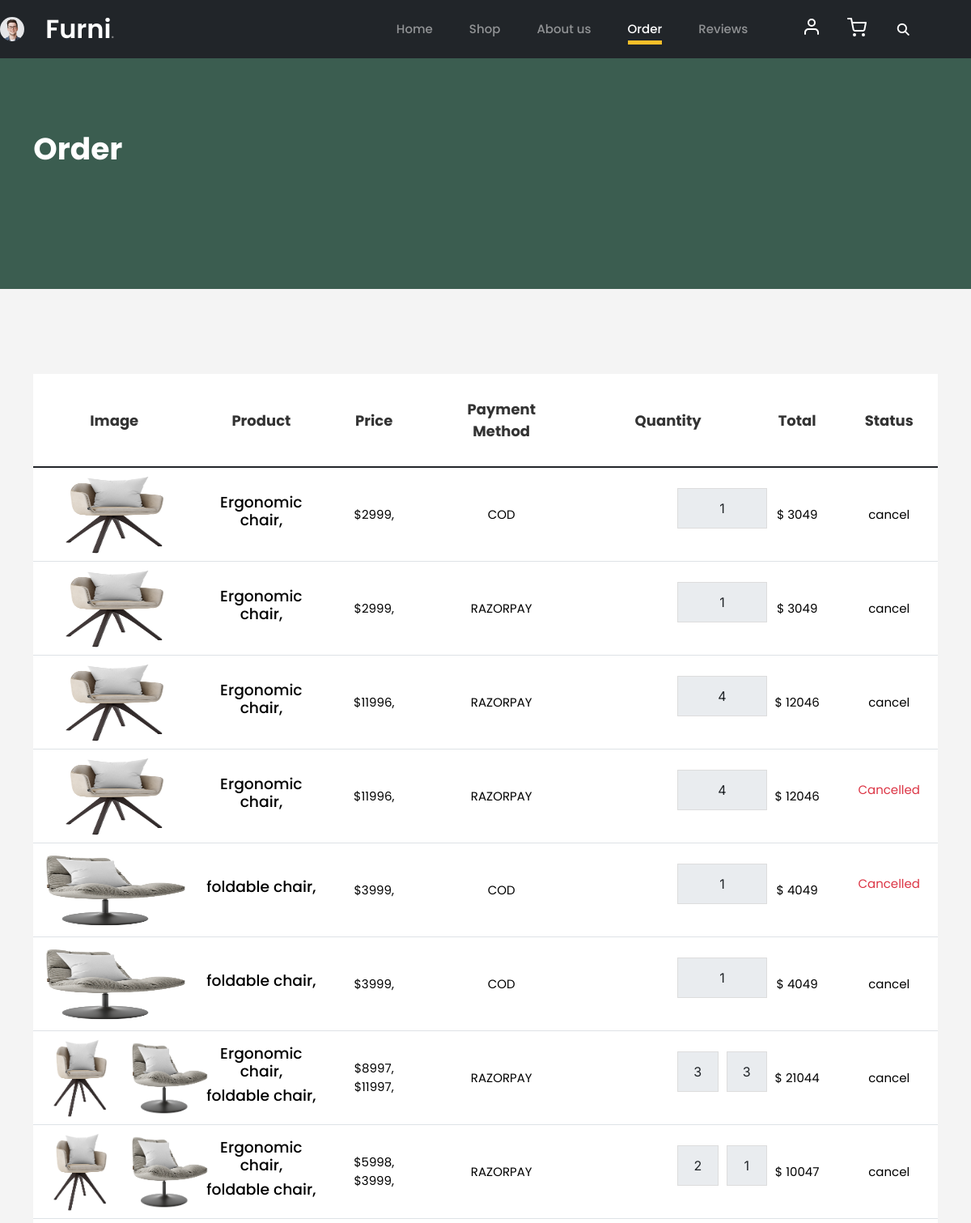
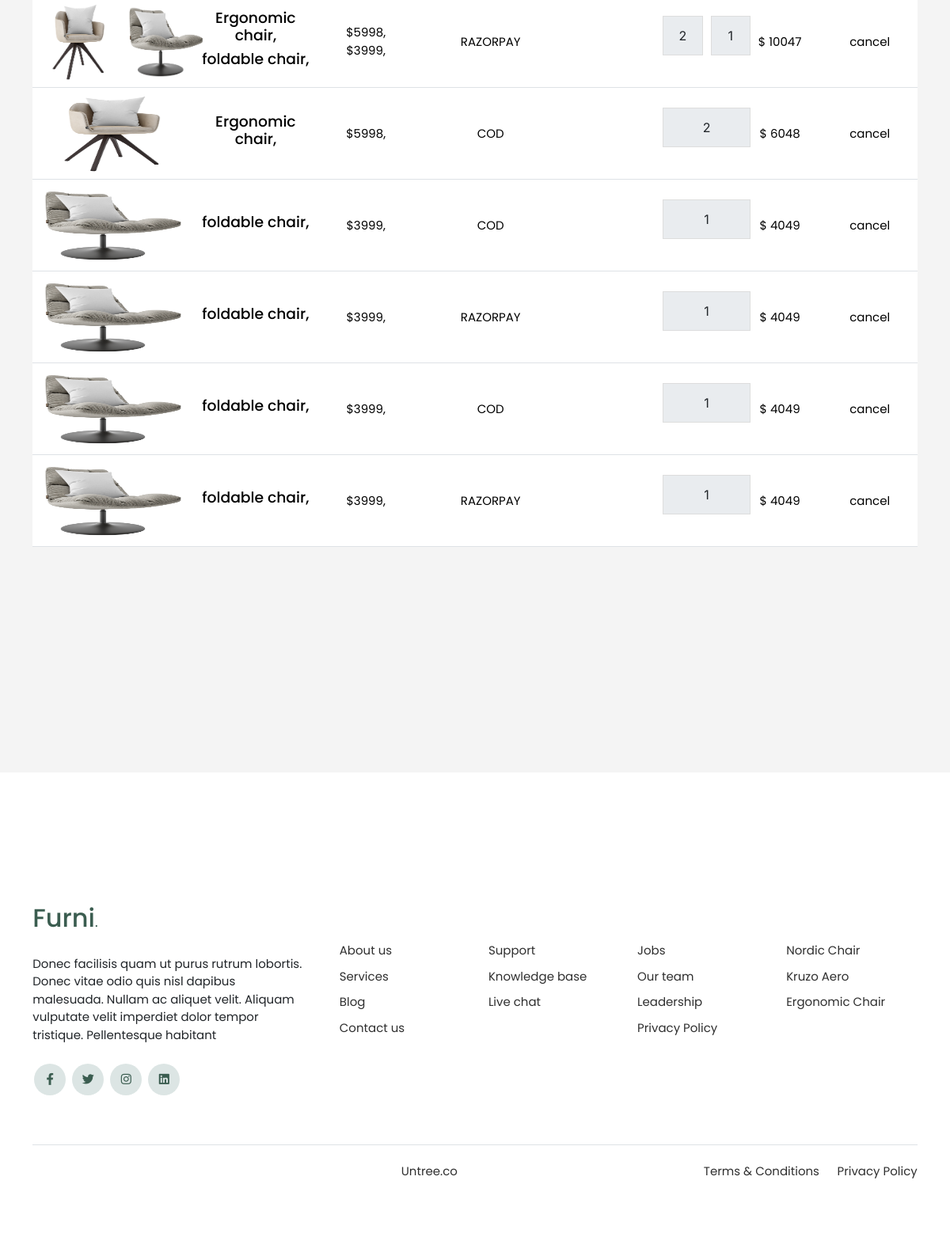
The page /order/ (signed in) on the database its author committed (2 pictures, top to bottom).
### ecomapp/models.py (models this page shows, shortened)
class CustomUser(AbstractUser):
    is_seller=models.BooleanField(default=False)
    is_customer=models.BooleanField(default=False)

class Customer(models.Model):
    user=models.OneToOneField('CustomUser',on_delete=models.CASCADE,related_name='customer')
    Name=models.CharField(max_length=100)
    Age=models.IntegerField()
    Phone=models.IntegerField()
    Email=models.EmailField(max_length=100)
    Image = models.ImageField(upload_to='customer/', blank=True, null=True)

class OrderItem(models.Model):
    order = models.ForeignKey(Order, on_delete=models.CASCADE,related_name='orderitem')
    product = models.ForeignKey(Product, on_delete=models.CASCADE)
    quantity = models.IntegerField()
    totalprice=models.PositiveIntegerField()

class Product(models.Model):
    seller=models.ForeignKey(Sellerdetails,on_delete=models.CASCADE)
    category = models.ForeignKey(Category, on_delete=models.CASCADE)
    name = models.CharField(max_length=255)
    description = models.TextField(blank=True, null=True)
    price = models.DecimalField(max_digits=10, decimal_places=2)
    stock = models.IntegerField(default=0)
    is_sale=models.BooleanField(default=False)
    sale_price=models.DecimalField(max_digits=10, decimal_places=2 ,null=True,blank=True)
    image = models.ImageField(upload_to='products/', blank=True, null=True)

class Order(models.Model):
    STATUS_CHOICES = [
        ('Pending', 'Pending'),
        ('Orderplaced', 'Orderplaced'),
        ('Shipped', 'Shipped'),
        ('Delivered', 'Delivered'),
        ('Cancelled', 'Cancelled'),
    ]
    user = models.ForeignKey('CustomUser', on_delete=models.CASCADE, related_name='order')
    shipping_address=models.TextField()
    post=models.CharField(max_length=50)
    pincode= models.IntegerField()
    district=models.CharField(max_length=100)
    ordered_at = models.DateTimeField(auto_now_add=True)
    status = models.CharField(max_length=30, choices=STATUS_CHOICES, default='Pending')
    grand_total=models.PositiveIntegerField()
    is_paid=models.BooleanField(default=False)
    is_cod=models.BooleanField(default=False)
    is_cancelled=models.BooleanField(default=False)
    is_shipped=models.BooleanField(default=False)
    is_delivered=models.BooleanField(default=False)

### ecomapp/views.py (the view)
# urls.py: path('order/', views.order, name='order'),
@login_required(login_url='register_customer')
def order(req):
    data=Order.objects.filter(user=req.user)
    return render(req,'order.html',{'data':data})

### templates/order.html (shortened to what this page needs)
{% extends 'base.html' %}
{% load static %}
{% block content %}
		<div class="hero">
			<div class="container">
				<div class="row justify-content-between">
					<div class="col-lg-5">
						<div class="intro-excerpt">
							<h1>Order</h1>
						</div>
					</div>
					<div class="col-lg-7">
					</div>
				</div>
			</div>
		</div>
	<div class="untree_co-section before-footer-section">
		<div class="container">
		  <div class="row mb-5">
			<form class="col-md-12" method="post">
			  <div class="site-blocks-table">
				<table class="table">
				  <thead>
					<tr>
					  <th class="product-thumbnail">Image</th>
					  <th class="product-name">Product</th>
					  <th class="product-price">Price</th>
					  <th class="product-price">Payment Method</th>
					  <th class="product-quantity">Quantity</th>
					  <th class="product-total">Total</th>
					  <th class="product-total">Status</th>
					</tr>
				  </thead>
				  <tbody>
					{% for i in data reversed %}
					<tr>
					  <td class="product-thumbnail">
						<div style="display: flex; align-items: center; gap: 10px;">
							{% for j in i.orderitem.all %}
							<img src="{{ j.product.image.url }}" width="100px" height="100px" alt="" class="">
							{% endfor %}
						</div>
					  </td>
					  <td class="product-name">
						{% for j in i.orderitem.all  %}
						<div >
							<h5 class="">{{j.product.name}}, </h5>
						</div>
						{% endfor %}
					  </td>
					  <td>
						{% for j in i.orderitem.all  %}
							$<span id="price">{{j.totalprice}},</span>
						{% endfor %}
					</td>
					<td>
						{% if i.is_cod %}
							<span>COD</span>
							{% else %}
							<span>RAZORPAY</span>
						{% endif %}
					</td>
					  <td>
						  <div class="input-group mb-3 d-flex align-items-center quantity-container" style="max-width: 120px; margin-left: 100px;">
							{% for j in i.orderitem.all  %}
							<input type="text" id="numberInput"  class="form-control text-center quantity-amount" value="{{j.quantity}}" placeholder="" aria-label="Example text with button addon" aria-describedby="button-addon1" readonly style="margin-left: 10px;">
							{% endfor %}
						  </div>
					  </td>
					  <td>$
						<span id="price">{{i.grand_total}} </span>
					  </td>
					  {% if i.is_cancelled %}
					  <td>
						<p class="text-danger">Cancelled</p>
					  </td>
					  {% else %}
					  <td>
						<a href="{% url 'cancel_order' i.id %}" class="btn btn-danger" style="text-decoration: none;">cancel</a>
					  </td>
					  {% endif %}
					</tr>
					{% endfor %}
				  </tbody>
				</table>
			  </div>
			</form>
		  </div>
		  <div class="row">
			<div class="col-md-6">
			</div>
			  </div>
			</div>
		  </div>
{% endblock %}

### templates/base.html (shortened to what this page needs)
{% load static %}
<!doctype html>
<html lang="en">
<head>
  <link rel="stylesheet" href="{% static 'assets2/style.css' %}">
		<link href="{% static 'assets1/css/bootstrap.min.css' %}" rel="stylesheet">
		<link href="{% static 'assets1/https://cdnjs.cloudflare.com/ajax/libs/font-awesome/6.0.0-beta3/css/all.min.css' %}" rel="stylesheet">
		<link href="{% static 'assets1/css/tiny-slider.css' %}" rel="stylesheet">
		<link href="{% static 'assets1/css/style.css' %}" rel="stylesheet">
		 <link rel="stylesheet" href="{% static 'assets2/https://cdn.jsdelivr.net/npm/bootstrap@4.0.0/dist/css/bootstrap.min.css' %}">
		 <link href="{% static 'assets2/https://unpkg.com/boxicons@2.1.2/css/boxicons.min.css' %}" rel='stylesheet'>
		  <link rel="stylesheet" href="{% static 'assets3/style.css' %}">
		  <link rel="stylesheet" href="https://cdnjs.cloudflare.com/ajax/libs/font-awesome/6.4.0/css/all.min.css">
	</head>
	<body>
		<nav class="custom-navbar navbar navbar navbar-expand-md navbar-dark bg-dark" arial-label="Furni navigation bar">
				<a class="nav-link" href="{% url 'userprofile' %}">
				<img class="rounded-circle" style="width: 30px;"  src="{{user.customer.Image.url}}">
				</a>
			<div class="container " style="padding-left: -10px;">
				<a class="navbar-brand" href="">Furni<span>.</span></a>
				<div class="collapse navbar-collapse" id="navbarsFurni">
					<ul class="custom-navbar-nav navbar-nav ms-auto mb-2 mb-md-0">
						<li class="nav-item" id="home">
							<a class="nav-link" href="{% url 'index' %}">Home</a>
						</li>
						<li id="shop"><a class="nav-link"  href="{% url 'shop' %}">Shop</a></li>
						<li id="about"><a class="nav-link"  href="about.html">About us</a></li>
						<li id="order"><a class="nav-link"  href="{% url 'order' %}">Order</a></li>
						<li id="blog"><a class="nav-link"  href="{% url 'blog' %}">Reviews</a></li>
					</ul>
					<ul class="custom-navbar-cta navbar-nav mb-2 mb-md-0 ms-5">
						<li><a class="nav-link" href="{% url 'register_customer' %}"><img src=" {% static 'assets1/images/user.svg' %} "></a></li>
						<li><a class="nav-link" href="{% url 'cart' %}"><img src="{% static 'assets1/images/cart.svg' %}"></a></li>
						<li><i onclick="changeSearch()" class="fa fa-search" style="display: flex;margin-left: 30px;margin-top: 15px;color: white;width: 65px;height: 30px;" ></i></li>
					</ul>
				</div>
			</div>
		</nav>
        {% block content %}
        {% endblock %}
		<footer class="footer-section">
			<div class="container relative">
				<div class="row">
					<div class="col-lg-8">
					</div>
				</div>
				<div class="row g-5 mb-5">
					<div class="col-lg-4">
						<div class="mb-4 footer-logo-wrap"><a href="#" class="footer-logo">Furni<span>.</span></a></div>
						<p class="mb-4">Donec facilisis quam ut purus rutrum lobortis. Donec vitae odio quis nisl dapibus malesuada. Nullam ac aliquet velit. Aliquam vulputate velit imperdiet dolor tempor tristique. Pellentesque habitant</p>
						<ul class="list-unstyled custom-social">
							<li><a href="#"><span class="fa fa-brands fa-facebook-f"></span></a></li>
							<li><a href="#"><span class="fa fa-brands fa-twitter"></span></a></li>
							<li><a href="#"><span class="fa fa-brands fa-instagram"></span></a></li>
							<li><a href="#"><span class="fa fa-brands fa-linkedin"></span></a></li>
						</ul>
					</div>
					<div class="col-lg-8">
						<div class="row links-wrap">
							<div class="col-6 col-sm-6 col-md-3">
								<ul class="list-unstyled">
									<li><a href="#">About us</a></li>
									<li><a href="#">Services</a></li>
									<li><a href="#">Blog</a></li>
									<li><a href="#">Contact us</a></li>
								</ul>
							</div>
							<div class="col-6 col-sm-6 col-md-3">
								<ul class="list-unstyled">
									<li><a href="#">Support</a></li>
									<li><a href="#">Knowledge base</a></li>
									<li><a href="#">Live chat</a></li>
								</ul>
							</div>
							<div class="col-6 col-sm-6 col-md-3">
								<ul class="list-unstyled">
									<li><a href="#">Jobs</a></li>
									<li><a href="#">Our team</a></li>
									<li><a href="#">Leadership</a></li>
									<li><a href="#">Privacy Policy</a></li>
								</ul>
							</div>
							<div class="col-6 col-sm-6 col-md-3">
								<ul class="list-unstyled">
									<li><a href="#">Nordic Chair</a></li>
									<li><a href="#">Kruzo Aero</a></li>
									<li><a href="#">Ergonomic Chair</a></li>
								</ul>
							</div>
						</div>
					</div>
				</div>
				<div class="border-top copyright">
					<div class="row pt-4">
						<div class="col-lg-6">
							<p class="mb-2 text-center text-lg-start"> <a href="https://untree.co">Untree.co</a>
            </p>
						</div>
						<div class="col-lg-6 text-center text-lg-end">
							<ul class="list-unstyled d-inline-flex ms-auto">
								<li class="me-4"><a href="#">Terms &amp; Conditions</a></li>
								<li><a href="#">Privacy Policy</a></li>
							</ul>
						</div>
					</div>
				</div>
			</div>
		</footer>
	</body>
</html>

### static/assets2/style.css (style rules this page uses)
* { margin: 0; padding: 0; }
.copyright { color: white; margin-top: 20px; }

### static/assets1/css/style.css (style rules this page uses)
body { overflow-x: hidden; position: relative; }
body { font-family: "Inter", sans-serif; font-weight: 400; line-height: 28px; color: #6a6a6a; font-size: 14px; background-color: #eff2f1; }
a { text-decoration: none; -webkit-transition: .3s all ease; -o-transition: .3s all ease; transition: .3s all ease; color: #2f2f2f; text-decoration: underline; }
.custom-navbar { background: #3b5d50 !important; padding-top: 20px; padding-bottom: 20px; }
.custom-navbar .navbar-brand { font-size: 32px; font-weight: 600; }
.custom-navbar .navbar-brand > span { opacity: .4; }
@media (min-width: 992px) { .custom-navbar .custom-navbar-nav li { margin-left: 15px; margin-right: 15px; } }
.custom-navbar .custom-navbar-nav li a { font-weight: 500; color: #ffffff !important; opacity: .5; -webkit-transition: .3s all ease; -o-transition: .3s all ease; transition: .3s all ease; position: relative; }
@media (min-width: 768px) { .custom-navbar .custom-navbar-nav li a:before { content: ""; position: absolute; bottom: 0; left: 8px; right: 8px; background: #f9bf29; height: 5px; opacity: 1; visibility: visible; width: 0; -webkit-transition: .15s all ease-out; -o-transition: .15s all ease-out; transition: .15s all ease-out; } }
.custom-navbar .custom-navbar-nav li.active a { opacity: 1; }
.custom-navbar .custom-navbar-nav li.active a:before { width: calc(100% - 16px); }
.custom-navbar .custom-navbar-cta { margin-left: 0 !important; -webkit-box-orient: horizontal; -webkit-box-direction: normal; -ms-flex-direction: row; flex-direction: row; }
@media (min-width: 768px) { .custom-navbar .custom-navbar-cta { margin-left: 40px !important; } }
.custom-navbar .custom-navbar-cta li { margin-left: 0px; margin-right: 0px; }
.custom-navbar .custom-navbar-cta li:first-child { margin-right: 20px; }
.hero { background: #3b5d50; padding: calc(4rem - 30px) 0 0rem 0; }
@media (min-width: 768px) { .hero { padding: calc(4rem - 30px) 0 4rem 0; } }
@media (min-width: 992px) { .hero { padding: calc(8rem - 30px) 0 8rem 0; } }
.hero .intro-excerpt { position: relative; z-index: 4; }
@media (min-width: 992px) { .hero .intro-excerpt { max-width: 450px; } }
.hero h1 { font-weight: 700; color: #ffffff; margin-bottom: 30px; }
.btn { font-weight: 600; padding: 12px 30px; border-radius: 30px; color: #ffffff; background: #2f2f2f; border-color: #2f2f2f; }
.before-footer-section { padding: 7rem 0 12rem 0 !important; }
.footer-section { padding: 80px 0; background: #ffffff; }
.footer-section .relative { position: relative; }
.footer-section a { text-decoration: none; color: #2f2f2f; -webkit-transition: .3s all ease; -o-transition: .3s all ease; transition: .3s all ease; }
.footer-section .links-wrap { margin-top: 0px; }
@media (min-width: 992px) { .footer-section .links-wrap { margin-top: 54px; } }
.footer-section .links-wrap ul li { margin-bottom: 10px; }
.footer-section .footer-logo-wrap .footer-logo { font-size: 32px; font-weight: 500; text-decoration: none; color: #3b5d50; }
.footer-section .custom-social li { margin: 2px; display: inline-block; }
.footer-section .custom-social li a { width: 40px; height: 40px; text-align: center; line-height: 40px; display: inline-block; background: #dce5e4; color: #3b5d50; border-radius: 50%; }
.footer-section .border-top { border-color: #dce5e4; }
.footer-section .border-top.copyright { font-size: 14px !important; }
.untree_co-section { padding: 7rem 0; }
.form-control { height: 50px; border-radius: 10px; font-family: "Inter", sans-serif; }
.site-blocks-table { overflow: auto; }
.site-blocks-table .product-thumbnail { width: 200px; }
.site-blocks-table .btn { padding: 2px 10px; }
.site-blocks-table thead th { padding: 30px; text-align: center; border-width: 0px !important; vertical-align: middle; color: rgba(0, 0, 0, 0.8); font-size: 18px; }
.site-blocks-table td { padding: 20px; text-align: center; vertical-align: middle; color: rgba(0, 0, 0, 0.8); }
.site-blocks-table tbody tr:first-child td { border-top: 1px solid #3b5d50 !important; }
.site-blocks-table .btn { background: none !important; color: #000000; border: none; height: auto !important; }

### static/assets3/style.css (style rules this page uses)
* { margin: 0; padding: 0; box-sizing: border-box; text-decoration: none; list-style: none; scroll-behavior: smooth; }
body { background: white; }
.row img { width: 100%; display: block; }
html { scroll-behavior: smooth; }

### rows shown on the page
CustomUser: customer.Image (picture)
Order: is_cod "COD", grand_total "3049", is_cancelled "cancel"
OrderItem: product.image (picture), product.name "Ergonomic chair", totalprice "2999", quantity "1"
Order: is_cod "RAZORPAY", grand_total "3049", is_cancelled "cancel"
OrderItem: product.image (picture), product.name "Ergonomic chair", totalprice "2999", quantity "1"
Order: is_cod "RAZORPAY", grand_total "12046", is_cancelled "cancel"
OrderItem: product.image (picture), product.name "Ergonomic chair", totalprice "11996", quantity "4"
Order: is_cod "RAZORPAY", grand_total "12046", is_cancelled "Cancelled"
OrderItem: product.image (picture), product.name "Ergonomic chair", totalprice "11996", quantity "4"
Order: is_cod "COD", grand_total "4049", is_cancelled "Cancelled"
OrderItem: product.image (picture), product.name "foldable chair", totalprice "3999", quantity "1"
Order: is_cod "COD", grand_total "4049", is_cancelled "cancel"
OrderItem: product.image (picture), product.name "foldable chair", totalprice "3999", quantity "1"
Order: is_cod "RAZORPAY", grand_total "21044", is_cancelled "cancel"
OrderItem: product.image (picture), product.name "Ergonomic chair", totalprice "8997", quantity "3"
OrderItem: product.image (picture), product.name "foldable chair", totalprice "11997", quantity "3"
Order: is_cod "RAZORPAY", grand_total "10047", is_cancelled "cancel"
OrderItem: product.image (picture), product.name "Ergonomic chair", totalprice "5998", quantity "2"
OrderItem: product.image (picture), product.name "foldable chair", totalprice "3999", quantity "1"
Order: is_cod "RAZORPAY", grand_total "10047", is_cancelled "cancel"
OrderItem: product.image (picture), product.name "Ergonomic chair", totalprice "5998", quantity "2"
OrderItem: product.image (picture), product.name "foldable chair", totalprice "3999", quantity "1"
Order: is_cod "COD", grand_total "6048", is_cancelled "cancel"
OrderItem: product.image (picture), product.name "Ergonomic chair", totalprice "5998", quantity "2"
Order: is_cod "COD", grand_total "4049", is_cancelled "cancel"
OrderItem: product.image (picture), product.name "foldable chair", totalprice "3999", quantity "1"
Order: is_cod "RAZORPAY", grand_total "4049", is_cancelled "cancel"
OrderItem: product.image (picture), product.name "foldable chair", totalprice "3999", quantity "1"
Order: is_cod "COD", grand_total "4049", is_cancelled "cancel"
OrderItem: product.image (picture), product.name "foldable chair", totalprice "3999", quantity "1"
Order: is_cod "RAZORPAY", grand_total "4049", is_cancelled "cancel"
OrderItem: product.image (picture), product.name "foldable chair", totalprice "3999", quantity "1"
